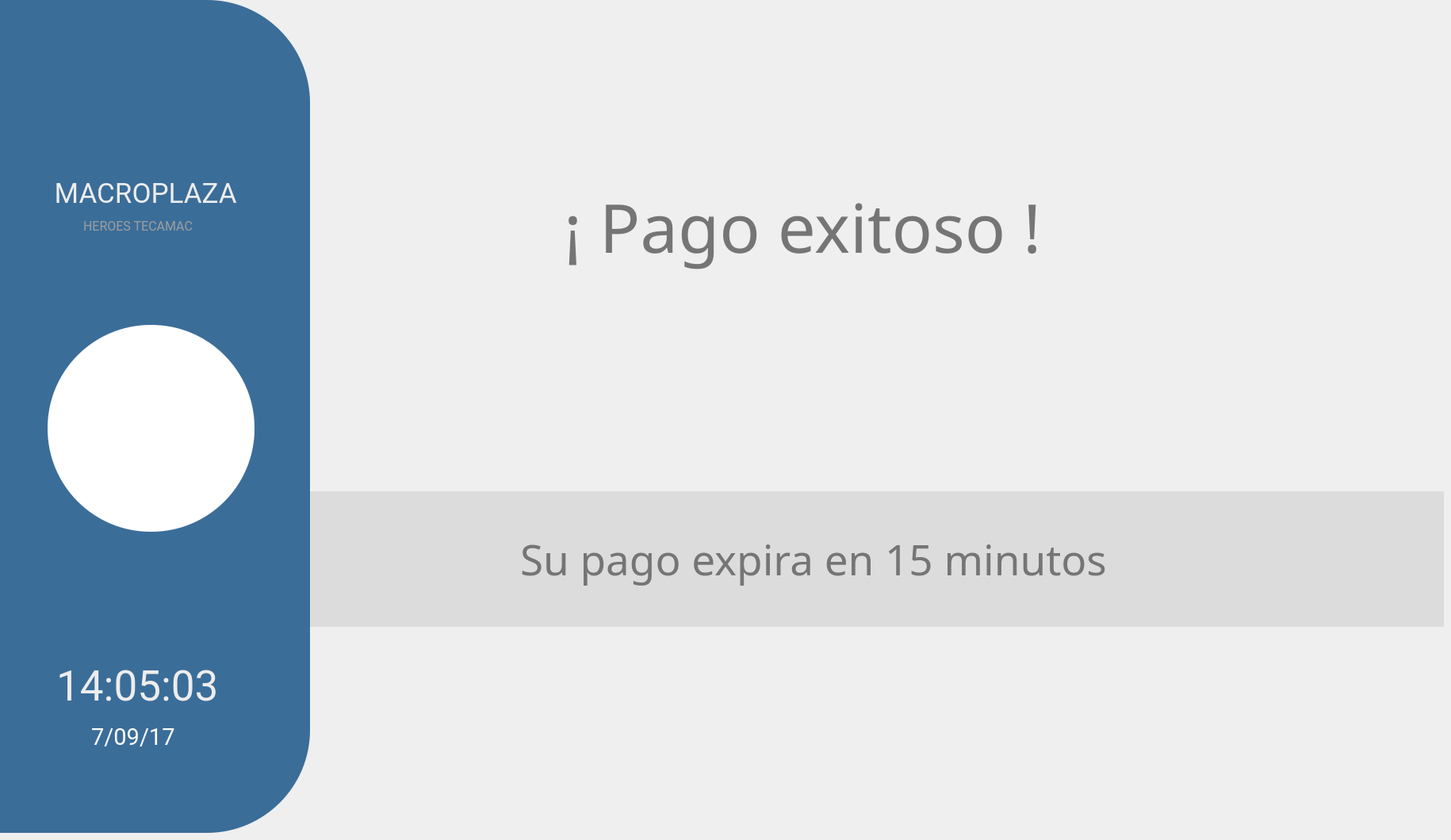
   <widget class="QWidget" name="page">
    <widget class="QLabel" name="label_26">
     <property name="geometry">
      <rect>
       <x>610</x>
       <y>30</y>
       <width>71</width>
       <height>81</height>
      </rect>
     </property>
     <property name="styleSheet">
      <string notr="true">background-color:transparent;</string>
     </property>
     <property name="text">
      <string/>
     </property>
     <property name="pixmap">
      <pixmap>../../../../../../../../../../../../../../../../../../../../.designer/backup/imagenes/ok-cloud.png</pixmap>
     </property>
    </widget>
    <widget class="QGroupBox" name="groupBox_48">
     <property name="geometry">
      <rect>
       <x>130</x>
       <y>620</y>
       <width>1691</width>
       <height>171</height>
      </rect>
     </property>
     <property name="styleSheet">
      <string notr="true">background-color: rgb(128, 128, 128);
background-color:rgb(220, 220, 220);
border-radius:0%;</string>
     </property>
     <property name="title">
      <string/>
     </property>
     <widget class="QLabel" name="label_104">
      <property name="geometry">
       <rect>
        <x>-29</x>
        <y>-40</y>
        <width>251</width>
        <height>21</height>
       </rect>
      </property>
      <property name="font">
       <font>
        <family>Sans Serif</family>
        <pointsize>16</pointsize>
        <weight>75</weight>
        <italic>false</italic>
        <bold>true</bold>
       </font>
      </property>
      <property name="styleSheet">
       <string notr="true">background-color:transparent;
color:rgb(101, 179, 0)</string>
      </property>
      <property name="text">
       <string/>
      </property>
     </widget>
     <widget class="QWidget" name="layoutWidget_25">
      <property name="geometry">
       <rect>
        <x>250</x>
        <y>20</y>
        <width>1291</width>
        <height>130</height>
       </rect>
      </property>
      <layout class="QGridLayout" name="gridLayout_25">
       <item row="0" column="0">
        <spacer name="horizontalSpacer_14">
         <property name="orientation">
          <enum>Qt::Horizontal</enum>
         </property>
         <property name="sizeHint" stdset="0">
          <size>
           <width>40</width>
           <height>20</height>
          </size>
         </property>
        </spacer>
       </item>
       <item row="0" column="4">
        <spacer name="horizontalSpacer_50">
         <property name="orientation">
          <enum>Qt::Horizontal</enum>
         </property>
         <property name="sizeHint" stdset="0">
          <size>
           <width>40</width>
           <height>20</height>
          </size>
         </property>
        </spacer>
       </item>
       <item row="0" column="3">
        <widget class="QLabel" name="label_105">
         <property name="font">
          <font>
           <family>Roboto Condensed</family>
           <pointsize>22</pointsize>
           <weight>75</weight>
           <italic>false</italic>
           <bold>true</bold>
          </font>
         </property>
         <property name="styleSheet">
          <string notr="true">background-color:transparent;
color:rrgb(255, 255, 255);</string>
         </property>
         <property name="lineWidth">
          <number>3</number>
         </property>
         <property name="text">
          <string/>
         </property>
        </widget>
       </item>
       <item row="0" column="1">
        <widget class="QLabel" name="label_62">
         <property name="font">
          <font>
           <family>Roboto Condensed</family>
           <pointsize>22</pointsize>
           <weight>75</weight>
           <italic>false</italic>
           <bold>true</bold>
          </font>
         </property>
         <property name="styleSheet">
          <string notr="true">background-color:transparent;
color:rrgb(255, 255, 255);</string>
         </property>
         <property name="lineWidth">
          <number>3</number>
         </property>
         <property name="text">
          <string/>
         </property>
        </widget>
       </item>
       <item row="0" column="2">
        <widget class="QLabel" name="avisoInserta_2">
         <property name="font">
          <font>
           <family>Sans</family>
           <pointsize>40</pointsize>
          </font>
         </property>
         <property name="styleSheet">
          <string notr="true">background-color:transparent;
color:rgb(117, 117, 117)</string>
         </property>
         <property name="lineWidth">
          <number>3</number>
         </property>
         <property name="text">
          <string>Su pago expira en 15 minutos</string>
         </property>
        </widget>
       </item>
      </layout>
     </widget>
    </widget>
    <widget class="QWidget" name="layoutWidget_26">
     <property name="geometry">
      <rect>
       <x>390</x>
       <y>80</y>
       <width>1291</width>
       <height>412</height>
      </rect>
     </property>
     <layout class="QGridLayout" name="gridLayout_26">
      <item row="0" column="1">
       <widget class="QLabel" name="label_63">
        <property name="font">
         <font>
          <family>Roboto Condensed</family>
          <pointsize>22</pointsize>
          <weight>75</weight>
          <italic>false</italic>
          <bold>true</bold>
         </font>
        </property>
        <property name="styleSheet">
         <string notr="true">background-color:transparent;
color:rrgb(255, 255, 255);</string>
        </property>
        <property name="lineWidth">
         <number>3</number>
        </property>
        <property name="text">
         <string/>
        </property>
       </widget>
      </item>
      <item row="0" column="5">
       <spacer name="horizontalSpacer_51">
        <property name="orientation">
         <enum>Qt::Horizontal</enum>
        </property>
        <property name="sizeHint" stdset="0">
         <size>
          <width>40</width>
          <height>20</height>
         </size>
        </property>
       </spacer>
      </item>
      <item row="0" column="0">
       <spacer name="horizontalSpacer_15">
        <property name="orientation">
         <enum>Qt::Horizontal</enum>
        </property>
        <property name="sizeHint" stdset="0">
         <size>
          <width>40</width>
          <height>20</height>
         </size>
        </property>
       </spacer>
      </item>
      <item row="0" column="3">
       <widget class="QLabel" name="label_106">
        <property name="font">
         <font>
          <family>Roboto Condensed</family>
          <pointsize>22</pointsize>
          <weight>75</weight>
          <italic>false</italic>
          <bold>true</bold>
         </font>
        </property>
        <property name="styleSheet">
         <string notr="true">background-color:transparent;
color:rrgb(255, 255, 255);</string>
        </property>
        <property name="lineWidth">
         <number>3</number>
        </property>
        <property name="text">
         <string/>
        </property>
       </widget>
      </item>
      <item row="0" column="2">
       <widget class="QLabel" name="label_24">
        <property name="font">
         <font>
          <family>Sans</family>
          <pointsize>64</pointsize>
         </font>
        </property>
        <property name="styleSheet">
         <string notr="true">background-color:transparent;
color:rgb(101, 179, 0);
color:rgb(255, 255, 255);
color:rgb(82, 82, 82);
background-color:transparent;
color:rgb(117, 117, 117);</string>
        </property>
        <property name="text">
         <string>¡ Pago exitoso !</string>
        </property>
       </widget>
      </item>
      <item row="0" column="4">
       <widget class="QPushButton" name="breporte_2">
        <property name="font">
         <font>
          <family>Roboto</family>
          <pointsize>10</pointsize>
          <weight>50</weight>
          <italic>false</italic>
          <bold>false</bold>
         </font>
        </property>
        <property name="focusPolicy">
         <enum>Qt::NoFocus</enum>
        </property>
        <property name="styleSheet">
         <string notr="true">background-color:rgb(191, 191, 191)
</string>
        </property>
        <property name="text">
         <string/>
        </property>
        <property name="icon">
         <iconset>
          <normaloff>iconos/comprobar.png</normaloff>iconos/comprobar.png</iconset>
        </property>
        <property name="iconSize">
         <size>
          <width>400</width>
          <height>400</height>
         </size>
        </property>
        <property name="flat">
         <bool>true</bool>
        </property>
       </widget>
      </item>
     </layout>
    </widget>
    <widget class="QGroupBox" name="groupBox_131">
     <property name="geometry">
      <rect>
       <x>-140</x>
       <y>0</y>
       <width>531</width>
       <height>1051</height>
      </rect>
     </property>
     <property name="styleSheet">
      <string notr="true">
background-color:rgb(63, 109, 189);

background-color:rgb(59, 109, 153);
border-radius:130%;</string>
     </property>
     <property name="title">
      <string/>
     </property>
     <widget class="QGroupBox" name="groupBox_46">
      <property name="geometry">
       <rect>
        <x>140</x>
        <y>210</y>
        <width>361</width>
        <height>811</height>
       </rect>
      </property>
      <property name="styleSheet">
       <string notr="true">background-color: rgb(128, 128, 128);
background-color:rgb(99, 119, 163);
background-color:transparent;

border-radius:10%;</string>
      </property>
      <property name="title">
       <string/>
      </property>
      <widget class="QLabel" name="label_100">
       <property name="geometry">
        <rect>
         <x>-29</x>
         <y>-40</y>
         <width>251</width>
         <height>21</height>
        </rect>
       </property>
       <property name="font">
        <font>
         <family>Sans Serif</family>
         <pointsize>16</pointsize>
         <weight>75</weight>
         <italic>false</italic>
         <bold>true</bold>
        </font>
       </property>
       <property name="styleSheet">
        <string notr="true">background-color:transparent;
color:rgb(101, 179, 0)</string>
       </property>
       <property name="text">
        <string/>
       </property>
      </widget>
      <widget class="QWidget" name="layoutWidget_24">
       <property name="geometry">
        <rect>
         <x>50</x>
         <y>600</y>
         <width>248</width>
         <height>111</height>
        </rect>
       </property>
       <layout class="QGridLayout" name="gridLayout_16">
        <item row="0" column="2">
         <spacer name="horizontalSpacer_24">
          <property name="orientation">
           <enum>Qt::Horizontal</enum>
          </property>
          <property name="sizeHint" stdset="0">
           <size>
            <width>40</width>
            <height>20</height>
           </size>
          </property>
         </spacer>
        </item>
        <item row="0" column="3">
         <widget class="QLabel" name="label_27">
          <property name="styleSheet">
           <string notr="true">background-color:transparent;
</string>
          </property>
          <property name="text">
           <string/>
          </property>
         </widget>
        </item>
        <item row="0" column="0">
         <spacer name="horizontalSpacer_45">
          <property name="orientation">
           <enum>Qt::Horizontal</enum>
          </property>
          <property name="sizeHint" stdset="0">
           <size>
            <width>40</width>
            <height>20</height>
           </size>
          </property>
         </spacer>
        </item>
        <item row="0" column="1">
         <widget class="QLabel" name="ltime2_2">
          <property name="font">
           <font>
            <family>Roboto</family>
            <pointsize>40</pointsize>
            <weight>50</weight>
            <italic>false</italic>
            <bold>false</bold>
           </font>
          </property>
          <property name="styleSheet">
           <string notr="true">background-color:transparent;
color:rgb(237, 237, 237)</string>
          </property>
          <property name="text">
           <string> 14:05:03</string>
          </property>
         </widget>
        </item>
       </layout>
      </widget>
      <widget class="QWidget" name="layoutWidget_15">
       <property name="geometry">
        <rect>
         <x>60</x>
         <y>700</y>
         <width>221</width>
         <height>40</height>
        </rect>
       </property>
       <layout class="QGridLayout" name="gridLayout_22">
        <item row="0" column="2">
         <spacer name="horizontalSpacer_38">
          <property name="orientation">
           <enum>Qt::Horizontal</enum>
          </property>
          <property name="sizeHint" stdset="0">
           <size>
            <width>40</width>
            <height>20</height>
           </size>
          </property>
         </spacer>
        </item>
        <item row="0" column="3">
         <widget class="QLabel" name="label_29">
          <property name="styleSheet">
           <string notr="true">background-color:transparent;
</string>
          </property>
          <property name="text">
           <string/>
          </property>
         </widget>
        </item>
        <item row="0" column="1">
         <widget class="QLabel" name="ldate2_2">
          <property name="font">
           <font>
            <family>Roboto</family>
            <pointsize>22</pointsize>
            <weight>50</weight>
            <italic>false</italic>
            <bold>false</bold>
           </font>
          </property>
          <property name="styleSheet">
           <string notr="true">background-color:transparent;
color:rgb(255, 255, 255);</string>
          </property>
          <property name="text">
           <string> 7/09/17</string>
          </property>
         </widget>
        </item>
        <item row="0" column="0">
         <spacer name="horizontalSpacer_46">
          <property name="orientation">
           <enum>Qt::Horizontal</enum>
          </property>
          <property name="sizeHint" stdset="0">
           <size>
            <width>40</width>
            <height>20</height>
           </size>
          </property>
         </spacer>
        </item>
       </layout>
      </widget>
      <widget class="QWidget" name="layoutWidget_17">
       <property name="geometry">
        <rect>
         <x>10</x>
         <y>10</y>
         <width>351</width>
         <height>48</height>
        </rect>
       </property>
       <layout class="QGridLayout" name="gridLayout_30">
        <item row="0" column="3">
         <widget class="QLabel" name="label_46">
          <property name="text">
           <string/>
          </property>
         </widget>
        </item>
        <item row="0" column="1">
         <widget class="QLabel" name="nomPlaza_4">
          <property name="font">
           <font>
            <family>Roboto</family>
            <pointsize>26</pointsize>
            <weight>50</weight>
            <bold>false</bold>
           </font>
          </property>
          <property name="styleSheet">
           <string notr="true">background-color:transparent;
color:rgb(101, 179, 0);
color:rgb(237, 237, 237)</string>
          </property>
          <property name="text">
           <string> MACROPLAZA</string>
          </property>
         </widget>
        </item>
        <item row="0" column="2">
         <spacer name="horizontalSpacer_58">
          <property name="orientation">
           <enum>Qt::Horizontal</enum>
          </property>
          <property name="sizeHint" stdset="0">
           <size>
            <width>40</width>
            <height>20</height>
           </size>
          </property>
         </spacer>
        </item>
        <item row="0" column="0">
         <spacer name="horizontalSpacer_59">
          <property name="orientation">
           <enum>Qt::Horizontal</enum>
          </property>
          <property name="sizeHint" stdset="0">
           <size>
            <width>40</width>
            <height>20</height>
           </size>
          </property>
         </spacer>
        </item>
       </layout>
      </widget>
      <widget class="QWidget" name="layoutWidget_31">
       <property name="geometry">
        <rect>
         <x>10</x>
         <y>60</y>
         <width>341</width>
         <height>31</height>
        </rect>
       </property>
       <layout class="QGridLayout" name="gridLayout_31">
        <item row="0" column="1">
         <widget class="QLabel" name="nomLoc_4">
          <property name="font">
           <font>
            <family>Roboto</family>
            <pointsize>12</pointsize>
            <weight>50</weight>
            <italic>false</italic>
            <bold>false</bold>
           </font>
          </property>
          <property name="styleSheet">
           <string notr="true">background-color:transparent;
color:rgb(158, 158, 158)</string>
          </property>
          <property name="text">
           <string>HEROES TECAMAC</string>
          </property>
         </widget>
        </item>
        <item row="0" column="3">
         <widget class="QLabel" name="label_47">
          <property name="text">
           <string/>
          </property>
         </widget>
        </item>
        <item row="0" column="2">
         <spacer name="horizontalSpacer_60">
          <property name="orientation">
           <enum>Qt::Horizontal</enum>
          </property>
          <property name="sizeHint" stdset="0">
           <size>
            <width>40</width>
            <height>20</height>
           </size>
          </property>
         </spacer>
        </item>
        <item row="0" column="0">
         <spacer name="horizontalSpacer_61">
          <property name="orientation">
           <enum>Qt::Horizontal</enum>
          </property>
          <property name="sizeHint" stdset="0">
           <size>
            <width>40</width>
            <height>20</height>
           </size>
          </property>
         </spacer>
        </item>
       </layout>
      </widget>
      <widget class="QLabel" name="label_178">
       <property name="geometry">
        <rect>
         <x>60</x>
         <y>200</y>
         <width>261</width>
         <height>261</height>
        </rect>
       </property>
       <property name="font">
        <font>
         <family>Sans Serif</family>
         <pointsize>8</pointsize>
         <weight>75</weight>
         <bold>true</bold>
        </font>
       </property>
       <property name="styleSheet">
        <string notr="true">background-color: rgb(255, 255, 255);
border-radius:130%;</string>
       </property>
       <property name="lineWidth">
        <number>3</number>
       </property>
       <property name="text">
        <string/>
       </property>
       <property name="textFormat">
        <enum>Qt::PlainText</enum>
       </property>
       <property name="scaledContents">
        <bool>true</bool>
       </property>
      </widget>
     </widget>
     <widget class="QLabel" name="label_101">
      <property name="geometry">
       <rect>
        <x>260</x>
        <y>480</y>
        <width>151</width>
        <height>111</height>
       </rect>
      </property>
      <property name="font">
       <font>
        <family>Sans Serif</family>
        <pointsize>8</pointsize>
        <weight>75</weight>
        <bold>true</bold>
       </font>
      </property>
      <property name="styleSheet">
       <string notr="true">background-color:transparent;
color:white</string>
      </property>
      <property name="frameShape">
       <enum>QFrame::NoFrame</enum>
      </property>
      <property name="frameShadow">
       <enum>QFrame::Sunken</enum>
      </property>
      <property name="lineWidth">
       <number>3</number>
      </property>
      <property name="text">
       <string/>
      </property>
      <property name="textFormat">
       <enum>Qt::PlainText</enum>
      </property>
      <property name="pixmap">
       <pixmap>iconos/logoPTIP.jpg</pixmap>
      </property>
      <property name="scaledContents">
       <bool>true</bool>
      </property>
     </widget>
    </widget>
   </widget>
